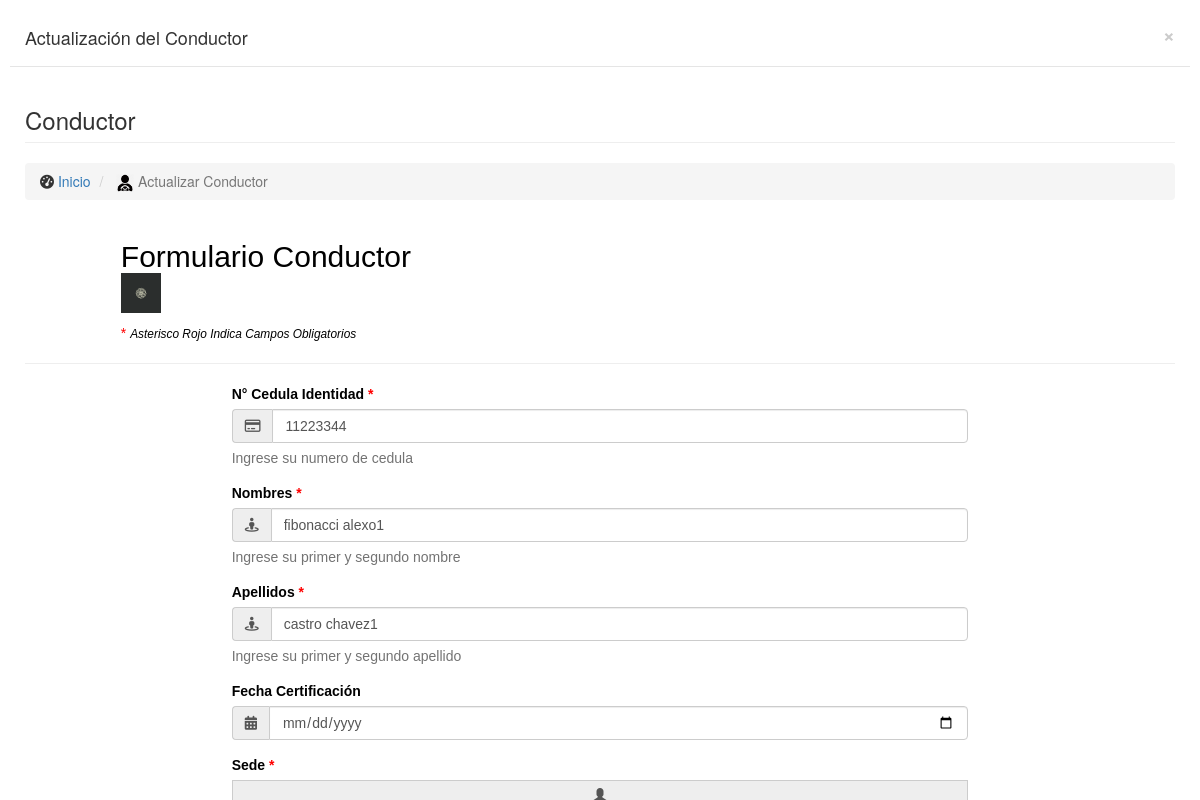
The app's page /conductor/actualizar_conductor.php with its own data.
### tables this page shows
CREATE TABLE `conductor` (
  `id_conductor` int(11) NOT NULL,
  `cedula_conductor` varchar(10) NOT NULL,
  `nombre_conductor` varchar(45) DEFAULT NULL,
  `apellido_conductor` varchar(45) DEFAULT NULL,
  `fecha_conductor` varchar(12) DEFAULT NULL,
  `id_sede_conductor` varchar(11) NOT NULL,
  `id_conductor_estado` varchar(4) NOT NULL,
  `id_estado_especificacion` varchar(4) NOT NULL
);

### config/conductor.php (called while the page is built, shortened)
<?php
class Conductor {
    public static function listar_conductor_byid($c) {
        $sql = "SELECT id_conductor, cedula_conductor, nombre_conductor, apellido_conductor, fecha_conductor, ";
        $sql .= "nombre_sede, conductor.id_sede_conductor, conductor.id_conductor_estado, ";
        $sql .= "conductor.id_estado_especificacion, nombre_estado, nombre_especificacion FROM conductor ";
        $sql .= "INNER JOIN sede ON sede.id_sede = conductor.id_sede_conductor ";
        $sql .= "INNER JOIN conductor_estado ON conductor_estado.id_conductor_estado = conductor.id_conductor_estado ";
        $sql .= "INNER JOIN estado_especificacion ON estado_especificacion.id_estado_especificacion = conductor.id_estado_especificacion ";
        $sql .= "WHERE id_conductor ='" . $c . "'";
        $resultado = self::consulta($sql);
        return !empty($resultado) ? $resultado : false;
    }
    public static function consulta($sql) {
        global $database;
        $resultado_listado = $database->query($sql);
        $objeto_array = array();
        while ($registro = mysqli_fetch_array($resultado_listado)) {
            $objeto_array[] = self::instanciacion($registro);
        }
        return $objeto_array;
    }
    private static function instanciacion($registro) {
        $conductor = new self();
        foreach ($registro as $propiedad => $value) {
            if ($conductor->tiene_la_propiedad($propiedad)) {
                $conductor->$propiedad = $value;
            }
        }
        return $conductor;
    }
    private function tiene_la_propiedad($propiedad) {
        $propiedades_objeto = get_object_vars($this);
        return array_key_exists($propiedad, $propiedades_objeto);
    }
}

### config/database.php (called while the page is built, shortened)
<?php
class Database {
	public $conexion;
	public function abrir_conexion_db(){
	$this->conexion = new mysqli(DB_HOST, DB_USER, DB_PASS, DB_NAME);
	}
	public function query($sql)
	{
		$resultado = mysqli_query($this->conexion, $sql);
		return $resultado;
	}
}
$database = new Database();
?>

### conductor/actualizar_conductor.php (the view, shortened to what this page needs)
    <?php
    include_once('../template/cabecera.php');
    $c = $_POST['cedula'];
    $r = Conductor::listar_conductor_byid($c);
    foreach ($r as $row) {
    ?>
<div id="page-wrapper">
    <div class="modal-header">
        <button type="button" id="cerrar1" class="close" data-dismiss="modal" aria-label="Close"><span aria-hidden="true">&times;</span></button>
        <h4 class="modal-title" id="myModalLabel">Actualización del Conductor</h4>
    </div>
    <div class="container-fluid">
        <div class="row">
            <div class="col-lg-12">
                <h3 class="page-header">
                    Conductor
                </h3>
                <ol class="breadcrumb">
                    <li>
                        <i class="fa fa-dashboard"></i>  <a href="../inicio/index.php">Inicio</a>
                    </li>
                    <li class="active">
                        <img src="../img/conductor.png" height="18px" alt="Conductor"> Actualizar Conductor
                    </li>
                </ol>
            </div>
        </div>
        <div class="bootstrap-iso">
            <div class="container-fluid">
                <div class="row">
                    <div class="formden_header col-md-offset-1">
                        <h2>
                            Formulario Conductor
                            <div id="conductor-cargando"><img src="../img/cargando2.gif" height="40px" alt="Cargando"></div>
                        </h2>
                        <p>
                            <span class="asteriskField">
                                *
                            </span>
                            <small><em>Asterisco Rojo Indica Campos Obligatorios</em></small>
                        </p>
                    </div>
                    <hr>
                    <div class="col-md-8 col-md-offset-2">
                        <form id="form_conductor" class="form_conductor" method="post" action="./actualizar.php" enctype="multipart/form-data">
                            <div class="form-group ">
                                <label class="control-label requiredField" for="cedula_conductor">
                                    N&deg; Cedula Identidad
                                    <span class="asteriskField">
                                        *
                                    </span>
                                </label>
                                <div class="input-group">
                                    <div class="input-group-addon">
                                        <i class="fa fa-credit-card">
                                        </i>
                                    </div>
                                    <input class="form-control" id="cedula_conductor" name="cedula_conductor" type="text" value="<?php echo $row->cedula_conductor; ?>" required/>
                                </div>
                                <span class="help-block" id="hint_cedula_conductor">
                                    Ingrese su numero de cedula
                                </span>
                            </div>
                            <div class="form-group ">
                                <label class="control-label requiredField" for="nombre_conductor">
                                    Nombres
                                    <span class="asteriskField">
                                        *
                                    </span>
                                </label>
                                <div class="input-group">
                                    <div class="input-group-addon">
                                        <i class="fa fa-street-view">
                                        </i>
                                    </div>
                                    <input class="form-control" id="nombre_conductor" name="nombre_conductor" type="text" value="<?php echo $row->nombre_conductor; ?>"/>
                                </div>
                                <span class="help-block" id="hint_nombre_conductor">
                                    Ingrese su primer y segundo nombre
                                </span>
                            </div>
                            <div class="form-group ">
                                <label class="control-label requiredField" for="apellido_conductor">
                                    Apellidos
                                    <span class="asteriskField">
                                        *
                                    </span>
                                </label>
                                <div class="input-group">
                                    <div class="input-group-addon">
                                        <i class="fa fa-street-view">
                                        </i>
                                    </div>
                                    <input class="form-control" id="apellido_conductor" name="apellido_conductor" type="text" value="<?php echo $row->apellido_conductor; ?>"/>
                                </div>
                                <span class="help-block" id="hint_apellido_conductor">
                                    Ingrese su primer y segundo apellido
                                </span>
                            </div>
                            <div class="form-group ">
                                <label class="control-label " for="fecha_conductor">
                                    Fecha Certificación
                                </label>
                                <div class="input-group">
                                    <div class="input-group-addon">
                                        <i class="fa fa-calendar">
                                        </i>
                                    </div>
                                    <input class="form-control" id="fecha_conductor" name="fecha_conductor" placeholder="Dia/Mes/Año" type="date" value="<?php echo $row->fecha_conductor; ?>"/>
                                </div>
                            </div>
                            <div class="form-group form-group-md">
                                <label class="control-label requiredField" for="id_sede_conductor">
                                    Sede
                                    <span class="asteriskField">
                                        *
                                    </span>
                                </label>
                                <div class="input-group-addon">
                                    <i class="glyphicon glyphicon-user">
                                    </i>
                                </div>
                                        <?php  echo $row->nombre_sede; } ?>
                            </div>
                        </form>
                    </div>
                </div>
            </div>
        </div>
    </div>
    <?php require('../template/footer.php'); ?>

### css/estilos.css (style rules this page uses)
* { margin: 0; padding: 0; -webkit-box-sizing: border-box; -moz-box-sizing: border-box; box-sizing: border-box; }
body { background: #f2f2f2; font-family: "Roboto"; border-top: 30px solid #59595B; }

### css/sb-admin.css (style rules this page uses)
body { margin-top: 100px; background-color: #222; }
@media (min-width:768px) { body { margin-top: 50px; } }
#page-wrapper { width: 100%; padding: 0; background-color: #fff; }
@media (min-width:768px) { #page-wrapper { padding: 10px; } }

### template/cabecera.php (style rules this page uses)
.bootstrap-iso .formden_header h2, .bootstrap-iso .formden_header p, .bootstrap-iso form { font-family: Arial, Helvetica, sans-serif; color: #000000 }
.asteriskField { color: red; }

### records on screen
conductor: cedula_conductor "11223344", nombre_conductor "fibonacci alexo1", apellido_conductor "castro chavez1"
